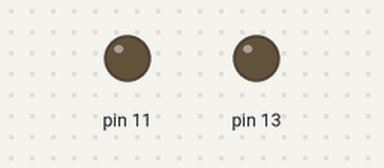
Simulated run of this sketch. Board: Arduino Uno, built with avr-gcc and run on an emulated ATmega328P. Parts: output pins drawn as LEDs (lit = HIGH).

Above: at 0.05 s.
At 1.2 s:
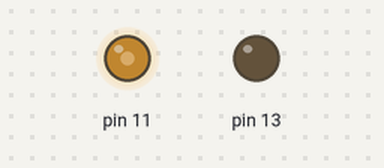
At 2.35 s:
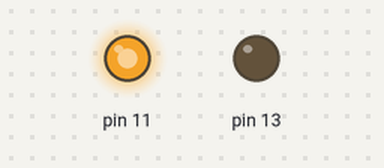
At 4.65 s:
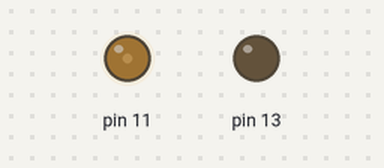
Timing chart, 0 to 6.6 s (numbered marks = the images above):
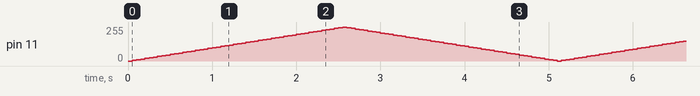

The sketch:

test_1.ino
```cpp
int x=0;
int fadeAmount=5;
void setup() {
 pinMode(13,OUTPUT);
  digitalWrite(13,LOW);
}

void loop() {
 analogWrite(11,x); delay(50);
 x=x+fadeAmount;
 if (x==255||x==0) {fadeAmount=-fadeAmount;}


}
```
